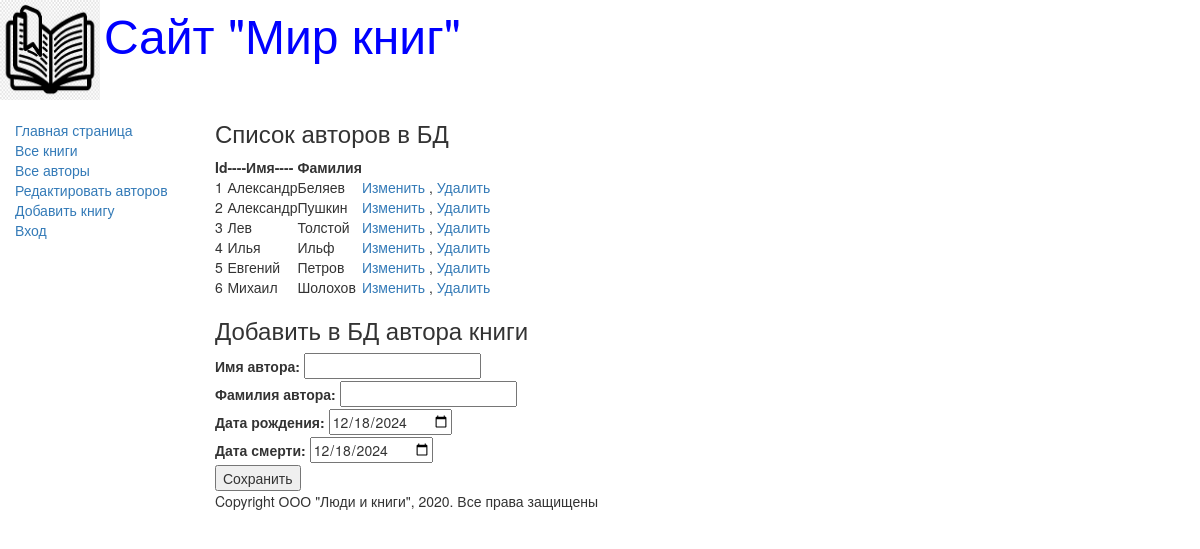
Page /authors_add/ on the committed database.
### catalog/models.py (models this page shows, shortened)
class Author(models.Model):
    first_name = models.CharField(max_length=100,
            help_text="Введите имя автора",
            verbose_name="Имя автора")
    last_name = models.CharField(max_length=100,
            help_text="Введите фамилию автора",
            verbose_name="Фамилия автора")
    date_of_birth = models.DateField(
            help_text="Введите дату рождения",
            verbose_name="Дaтa рождения",
            null=True, blank=True)
    date_of_death = models.DateField(
            help_text="Введите дату смерти",
            verbose_name="Дaтa смерти",
            null=True, blank=True)

### catalog/views.py (the view)
# urls.py: path('authors_add/', views.authors_add, name='authors_add'),
def authors_add(request):
    author = Author.objects.all()
    authorsform = AuthorsForm()
    return render(request, "catalog/authors_add.html",
                  {"form": authorsform, "author": author})

### catalog/forms.py
class AuthorsForm(forms.Form):
    first_name = forms.CharField(label="Имя автора")
    last_name = forms.CharField(label="Фамилия автора")
    date_of_birth = forms.DateField(label="Дата рождения",
                                    initial=format(date.today()),
                                    widget=forms.widgets.DateInput(attrs={'type': 'date'}))
    date_of_death = forms.DateField(label="Дата смерти",
                                    initial=format(date.today()),
                                    widget=forms.widgets.DateInput(attrs={'type': 'date'}))

### catalog/templates/catalog/authors_add.html (shortened to what this page needs)
{% extends "base_generic.html" %}
{% block content %}
  <h3>Список авторов в БД</h3>
   <table>
        <thead><th>Id</th><th>----Имя----
                       </th><th>Фамилия</th><th></th></thead>
  {% if author %}
     {% for author in author.all %}
        <tr>
           <td>{{author.id}}</td>
           <td>{{author.first_name}}</td>
           <td>{{author.last_name}}</td>
           <td><a href="/edit1/{{author.id}}">Изменить</a> ,
               <a href="/delete/{{author.id}}">Удалить</a></td>
        </tr>
     {% endfor %}
  {% else %}
      <p>В базе данных нет авторов</p>
  {% endif %}
    </table>
<h3>Добавить в БД автора книги</h3>
<form method="POST" action="/create/">
    <table>
        {{ form }}
    </table>
    <input type="submit" value="Сохранить" >
</form>
{% endblock %}

### rows in the picture
Author: id "1", first_name "Александр", last_name "Беляев"
Author: id "2", first_name "Александр", last_name "Пушкин"
Author: id "3", first_name "Лев", last_name "Толстой"
Author: id "4", first_name "Илья", last_name "Ильф"
Author: id "5", first_name "Евгений", last_name "Петров"
Author: id "6", first_name "Михаил", last_name "Шолохов"
